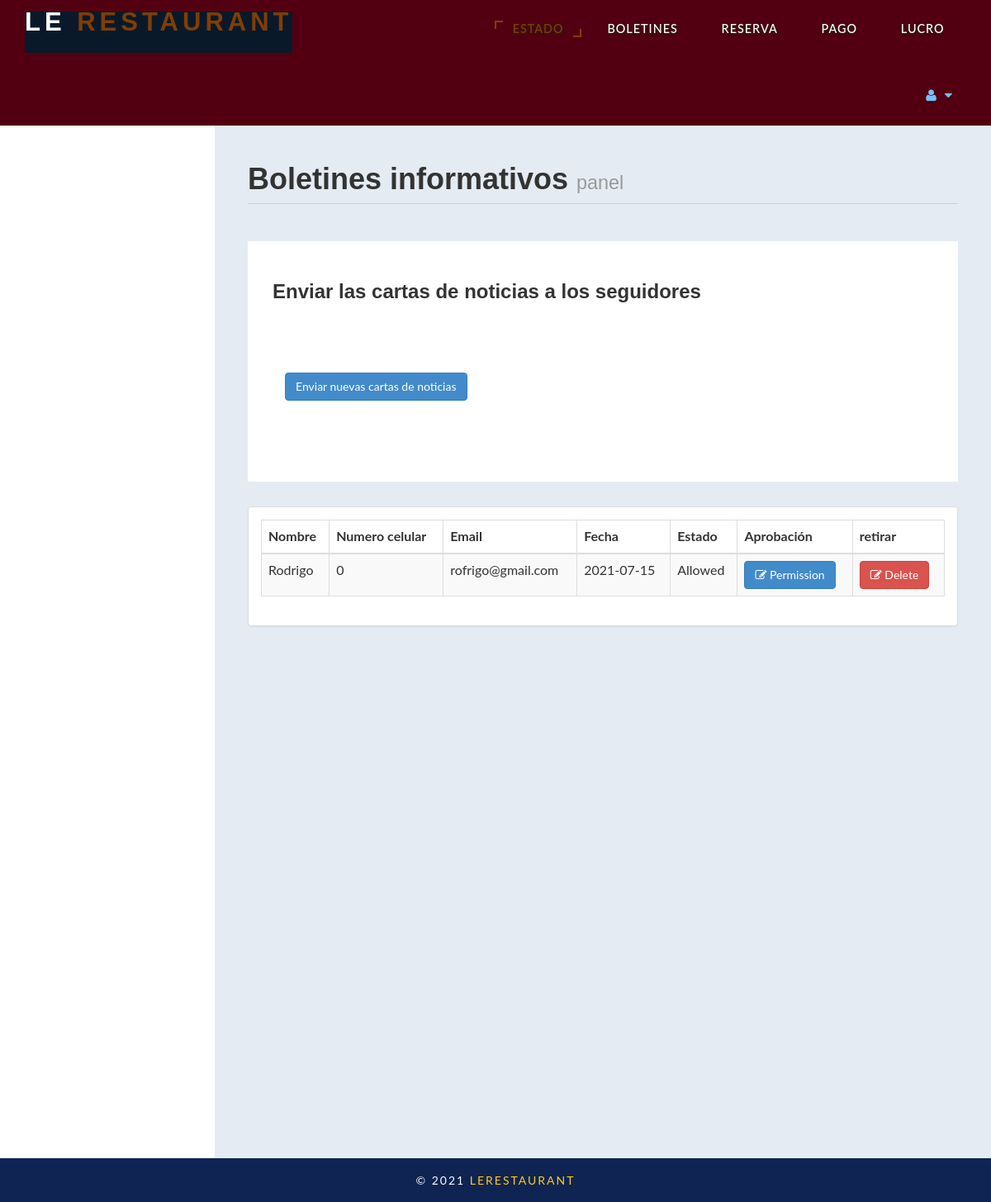
Screenshot of /admin/messages.php (signed in) with the database file from the repository.
### tables this page shows
CREATE TABLE `contact` (
  `id` int(10) UNSIGNED NOT NULL,
  `fullname` varchar(100) DEFAULT NULL,
  `phoneno` int(10) DEFAULT NULL,
  `email` text DEFAULT NULL,
  `cdate` date DEFAULT NULL,
  `approval` varchar(12) DEFAULT NULL
);

### admin/messages.php (the view, shortened to what this page needs)
<!DOCTYPE html>
<html xmlns="http://www.w3.org/1999/xhtml">
<body>
    <?php
    require_once('header.php')
    ?>
        <div id="page-wrapper" >
            <div id="page-inner">
			 <div class="row">
                    <div class="col-md-12">
                        <h1 class="page-header">
                           Boletines informativos
<small> panel</small>
                        </h1>
                    </div>
                </div>
				 <?php
				include('db.php');
			   ?>
				 <div class="row">
                <div class="col-md-12">
                    <div class="jumbotron">
                        <h3>Enviar las cartas de noticias a los seguidores
</h3>
                        <p></p>
                        <p>
						<div class="panel-body">
                            <button class="btn btn-primary btn" data-toggle="modal" data-target="#myModal">
                              Enviar nuevas cartas de noticias
                            </button>
                            </div>
                        </div>
                    </div>
                </div>
            </div>
               <?php
				$sql = "SELECT * FROM `contact`";
				$re = mysqli_query($con,$sql);
			   ?>
            <div class="row">
                <div class="col-md-12">
                    <div class="panel panel-default">
                        <div class="panel-body">
                            <div class="table-responsive">
                                <table class="table table-striped table-bordered table-hover" id="dataTables-example">
                                    <thead>
                                        <tr>
                                            <th>Nombre</th>
											<th>Numero celular</th>
                                            <th>Email</th>
                                            <th>Fecha</th>
											<th>Estado</th>
											<th>Aprobación</th>
											<th>retirar</th>
                                        </tr>
                                    </thead>
                                    <tbody>
									<?php
										while($row = mysqli_fetch_array($re))
										{
											$id = $row['id'];
											if($id % 2 ==1 )
											{
												echo"<tr class='gradeC'>
													<td>".$row['fullname']."</td>
													<td>".$row['phoneno']."</td>
													<td>".$row['email']."</td>
													<td>".$row['cdate']."</td>
													<td>".$row['approval']."</td>
													<td><a href=newsletter.php?eid=".$id ." <button class='btn btn-primary'> <i class='fa fa-edit' ></i> Permission</button></td>
													<td><a href=newsletterdel.php?eid=".$id ." <button class='btn btn-danger'> <i class='fa fa-edit' ></i> Delete</button></td>
												</tr>";
											}
										}
									?>
                                    </tbody>
                                </table>
                            </div>
                        </div>
                    </div>
                </div>
            </div>
                </div>
            <?php
       require_once('footer.php');
    ?>
</body>
</html>

### admin/assets/css/custom-styles.css (style rules this page uses)
body { font-family: 'Open Sans', sans-serif; }
#page-wrapper { padding: 15px 15px; min-height: 600px; background:#E5EBF2; }
#page-inner { width:100%; margin:10px 20px 10px 0px; background-color:transparent; padding:10px; min-height:1200px; }
h1, .h1, h2, .h2, h3, .h3 { margin-top: 7px; margin-bottom: -5px; }
p { font-size:16px; line-height:25px; padding-top:20px; }
.page-header { padding-bottom: 9px; margin: 10px 0 45px; border-bottom: 1px solid #C7D1DD; }
.jumbotron, .well { background:#fff; }
@media (min-width:768px) { #page-wrapper { margin: 0 0 0 260px; padding: 15px 30px; min-height: 1200px; } }

### css/style.css (style rules this page uses)
html, body { margin:0; font-size: 100%; font-family: 'Lato', sans-serif; background: #fff; }
body a { text-decoration:none; transition:0.5s all; -webkit-transition:0.5s all; -moz-transition:0.5s all; -o-transition:0.5s all; -ms-transition:0.5s all; }
h1,h2,h3,h4,h5,h6 { margin:0; font-family: 'Federo', sans-serif; font-weight: 600; }
p { margin:0; }

### rows the page displays
contact: fullname "Rodrigo", phoneno "0", email "rofrigo@gmail.com", cdate "2021-07-15", approval "Allowed"
